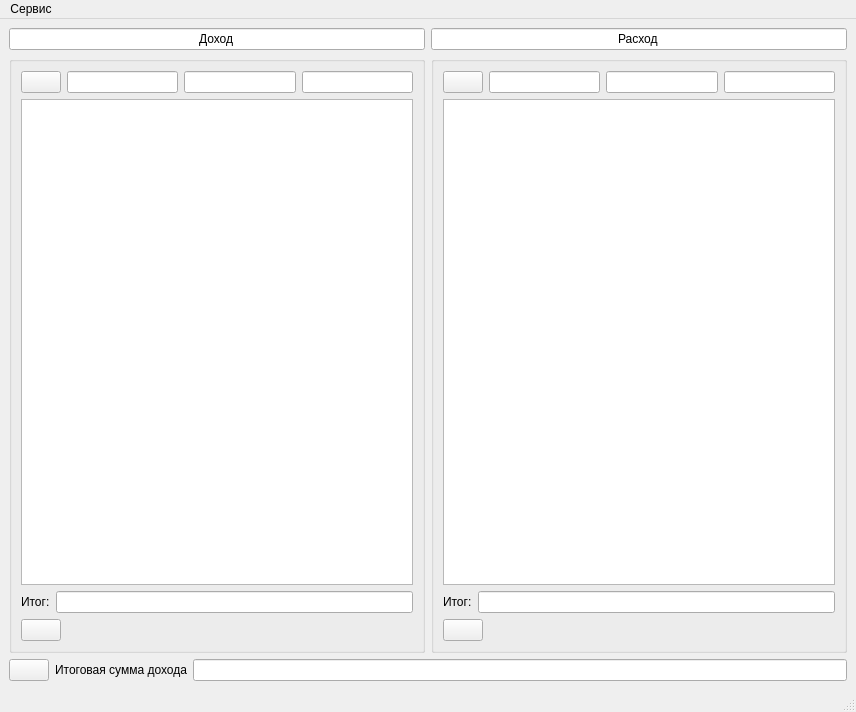
<?xml version="1.0" encoding="UTF-8"?>
<ui version="4.0">
 <class>MainWindow</class>
 <widget class="QMainWindow" name="MainWindow">
  <property name="geometry">
   <rect>
    <x>0</x>
    <y>0</y>
    <width>856</width>
    <height>712</height>
   </rect>
  </property>
  <property name="windowTitle">
   <string>Доходы/Расходы</string>
  </property>
  <widget class="QWidget" name="centralwidget">
   <layout class="QVBoxLayout" name="verticalLayout_5">
    <item>
     <layout class="QHBoxLayout" name="horizontalLayout_9" stretch="1,1">
      <item>
       <layout class="QVBoxLayout" name="verticalLayout_4">
        <item>
         <widget class="QLineEdit" name="lineEdit">
          <property name="text">
           <string>Доход</string>
          </property>
          <property name="alignment">
           <set>Qt::AlignCenter</set>
          </property>
         </widget>
        </item>
        <item>
         <widget class="QGroupBox" name="groupBox">
          <property name="title">
           <string/>
          </property>
          <layout class="QVBoxLayout" name="verticalLayout_2">
           <item>
            <layout class="QHBoxLayout" name="horizontalLayout_7">
             <item>
              <widget class="QPushButton" name="searc_d">
               <property name="text">
                <string/>
               </property>
               <property name="icon">
                <iconset resource="resources.qrc">
                 <normaloff>:/icons/Searchtool.svg.png</normaloff>:/icons/Searchtool.svg.png</iconset>
               </property>
               <property name="iconSize">
                <size>
                 <width>25</width>
                 <height>25</height>
                </size>
               </property>
              </widget>
             </item>
             <item>
              <widget class="QLineEdit" name="day_d"/>
             </item>
             <item>
              <widget class="QLineEdit" name="month_d"/>
             </item>
             <item>
              <widget class="QLineEdit" name="year_d"/>
             </item>
            </layout>
           </item>
           <item>
            <widget class="QTableView" name="tableViewIncoming"/>
           </item>
           <item>
            <layout class="QHBoxLayout" name="horizontalLayout_6">
             <item>
              <widget class="QLabel" name="label_2">
               <property name="text">
                <string>Итог:</string>
               </property>
              </widget>
             </item>
             <item>
              <widget class="QLineEdit" name="sum_d"/>
             </item>
            </layout>
           </item>
           <item>
            <layout class="QHBoxLayout" name="horizontalLayout_5">
             <item>
              <widget class="QPushButton" name="print_d">
               <property name="text">
                <string/>
               </property>
               <property name="icon">
                <iconset resource="resources.qrc">
                 <normaloff>:/icons/Print.png</normaloff>:/icons/Print.png</iconset>
               </property>
               <property name="iconSize">
                <size>
                 <width>50</width>
                 <height>50</height>
                </size>
               </property>
              </widget>
             </item>
             <item>
              <spacer name="horizontalSpacer_2">
               <property name="orientation">
                <enum>Qt::Horizontal</enum>
               </property>
               <property name="sizeHint" stdset="0">
                <size>
                 <width>40</width>
                 <height>20</height>
                </size>
               </property>
              </spacer>
             </item>
            </layout>
           </item>
          </layout>
         </widget>
        </item>
       </layout>
      </item>
      <item>
       <layout class="QVBoxLayout" name="verticalLayout_3">
        <item>
         <widget class="QLineEdit" name="lineEdit_2">
          <property name="text">
           <string>Расход</string>
          </property>
          <property name="alignment">
           <set>Qt::AlignCenter</set>
          </property>
         </widget>
        </item>
        <item>
         <widget class="QGroupBox" name="groupBox_2">
          <property name="title">
           <string/>
          </property>
          <layout class="QVBoxLayout" name="verticalLayout">
           <item>
            <layout class="QHBoxLayout" name="horizontalLayout_2">
             <item>
              <widget class="QPushButton" name="searc_r">
               <property name="text">
                <string/>
               </property>
               <property name="icon">
                <iconset resource="resources.qrc">
                 <normaloff>:/icons/Searchtool.svg.png</normaloff>:/icons/Searchtool.svg.png</iconset>
               </property>
               <property name="iconSize">
                <size>
                 <width>25</width>
                 <height>25</height>
                </size>
               </property>
              </widget>
             </item>
             <item>
              <layout class="QHBoxLayout" name="horizontalLayout">
               <item>
                <widget class="QLineEdit" name="day_r"/>
               </item>
               <item>
                <widget class="QLineEdit" name="month_r"/>
               </item>
               <item>
                <widget class="QLineEdit" name="year_r"/>
               </item>
              </layout>
             </item>
            </layout>
           </item>
           <item>
            <widget class="QTableView" name="tableViewSpend"/>
           </item>
           <item>
            <layout class="QHBoxLayout" name="horizontalLayout_3">
             <item>
              <widget class="QLabel" name="label_3">
               <property name="text">
                <string>Итог:</string>
               </property>
              </widget>
             </item>
             <item>
              <widget class="QLineEdit" name="sum_r"/>
             </item>
            </layout>
           </item>
           <item>
            <layout class="QHBoxLayout" name="horizontalLayout_4">
             <item>
              <widget class="QPushButton" name="print_r">
               <property name="text">
                <string/>
               </property>
               <property name="icon">
                <iconset resource="resources.qrc">
                 <normaloff>:/icons/Print.png</normaloff>:/icons/Print.png</iconset>
               </property>
               <property name="iconSize">
                <size>
                 <width>50</width>
                 <height>50</height>
                </size>
               </property>
              </widget>
             </item>
             <item>
              <spacer name="horizontalSpacer">
               <property name="orientation">
                <enum>Qt::Horizontal</enum>
               </property>
               <property name="sizeHint" stdset="0">
                <size>
                 <width>40</width>
                 <height>20</height>
                </size>
               </property>
              </spacer>
             </item>
            </layout>
           </item>
          </layout>
         </widget>
        </item>
       </layout>
      </item>
     </layout>
    </item>
    <item>
     <layout class="QHBoxLayout" name="horizontalLayout_8">
      <item>
       <widget class="QPushButton" name="update">
        <property name="text">
         <string/>
        </property>
        <property name="iconSize">
         <size>
          <width>25</width>
          <height>25</height>
         </size>
        </property>
       </widget>
      </item>
      <item>
       <widget class="QLabel" name="label">
        <property name="text">
         <string>Итоговая сумма дохода</string>
        </property>
        <property name="alignment">
         <set>Qt::AlignRight|Qt::AlignTrailing|Qt::AlignVCenter</set>
        </property>
       </widget>
      </item>
      <item>
       <widget class="QLineEdit" name="sum"/>
      </item>
     </layout>
    </item>
   </layout>
  </widget>
  <widget class="QMenuBar" name="menubar">
   <property name="geometry">
    <rect>
     <x>0</x>
     <y>0</y>
     <width>856</width>
     <height>22</height>
    </rect>
   </property>
   <widget class="QMenu" name="menu">
    <property name="title">
     <string>Сервис</string>
    </property>
    <addaction name="dohod"/>
    <addaction name="rashod"/>
   </widget>
   <addaction name="menu"/>
  </widget>
  <widget class="QStatusBar" name="statusbar"/>
  <action name="dohod">
   <property name="text">
    <string>Доходы</string>
   </property>
  </action>
  <action name="rashod">
   <property name="text">
    <string>Расходы</string>
   </property>
  </action>
 </widget>
 <resources>
  <include location="resources.qrc"/>
 </resources>
 <connections/>
</ui>
